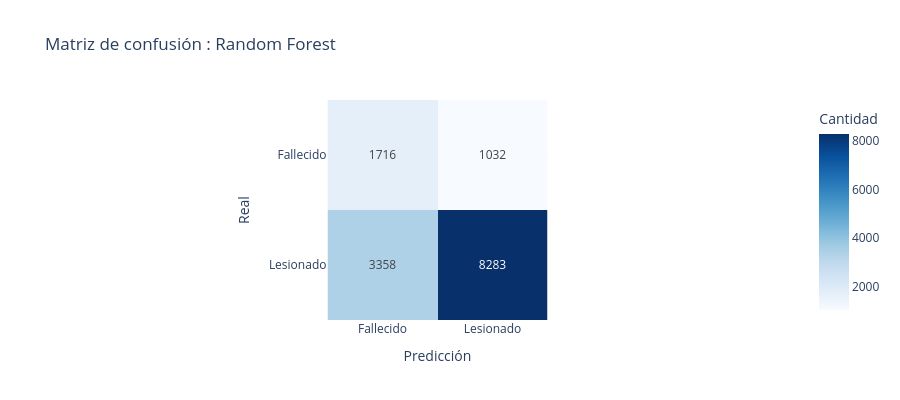

The notebook cell this image was saved under:
### Code cell
# -- Visualización 2: Matriz de confusión ----------------------------------------------
cm_labels = ['Fallecido', 'Lesionado']
fig_cm = px.imshow(
    cm,
    labels=dict(x='Predicción', y='Real', color='Cantidad'),
    x=cm_labels,
    y=cm_labels,
    text_auto=True,
    color_continuous_scale='Blues',
    title='Matriz de confusión : Random Forest'
)
fig_cm.update_layout(height=400, template='plotly_white')
fig_cm.show()

### Figure 1 — Plotly figure (JSON) as saved in the notebook; plotly's stock layout.template omitted (floating-point values rounded to 4 significant figures)
{"data": [{"coloraxis": "coloraxis", "hovertemplate": "Predicción: %{x}<br>Real: %{y}<br>Cantidad: %{z}<extra></extra>", "name": "0", "texttemplate": "%{z}", "type": "heatmap", "x": ["Fallecido", "Lesionado"], "xaxis": "x", "y": ["Fallecido", "Lesionado"], "yaxis": "y", "z": [[1716, 1032], [3358, 8283]]}], "layout": {"coloraxis": {"colorbar": {"title": {"text": "Cantidad"}}, "colorscale": [[0, "rgb(247,251,255)"], [0.125, "rgb(222,235,247)"], [0.25, "rgb(198,219,239)"], [0.375, "rgb(158,202,225)"], [0.5, "rgb(107,174,214)"], [0.625, "rgb(66,146,198)"], [0.75, "rgb(33,113,181)"], [0.875, "rgb(8,81,156)"], [1, "rgb(8,48,107)"]]}, "height": 400, "title": {"text": "Matriz de confusión : Random Forest"}, "xaxis": {"anchor": "y", "constrain": "domain", "domain": [0, 1], "scaleanchor": "y", "title": {"text": "Predicción"}}, "yaxis": {"anchor": "x", "autorange": "reversed", "constrain": "domain", "domain": [0, 1], "title": {"text": "Real"}}}}
